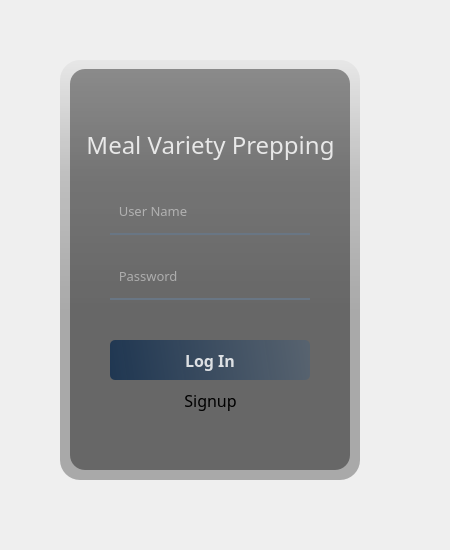
<?xml version="1.0" encoding="UTF-8"?>
<ui version="4.0">
 <class>Form</class>
 <widget class="QWidget" name="Form">
  <property name="geometry">
   <rect>
    <x>0</x>
    <y>0</y>
    <width>450</width>
    <height>550</height>
   </rect>
  </property>
  <property name="windowTitle">
   <string>Form</string>
  </property>
  <widget class="QWidget" name="widget" native="true">
   <property name="geometry">
    <rect>
     <x>30</x>
     <y>30</y>
     <width>370</width>
     <height>480</height>
    </rect>
   </property>
   <property name="styleSheet">
    <string notr="true">QPushButton#pushButton{	
	background-color: qlineargradient(spread:pad, x1:0, y1:0.505682, x2:1, y2:0.477, stop:0 rgba(20, 47, 78, 219), stop:1 rgba(85, 98, 112, 226));
	color:rgba(255, 255, 255, 210);
	border-radius:5px;
}
QPushButton#pushButton:hover{	
	background-color: qlineargradient(spread:pad, x1:0, y1:0.505682, x2:1, y2:0.477, stop:0 rgba(40, 67, 98, 219), stop:1 rgba(105, 118, 132, 226));
}
QPushButton#pushButton:pressed{	
	padding-left:5px;
	padding-top:5px;
	background-color:rgba(105, 118, 132, 200);
}

QPushButton#pushButton_2, #pushButton_3, #pushButton_4, #pushButton_5{	
	background-color: rgba(0, 0, 0, 0);
	color:rgba(85, 98, 112, 255);
}
QPushButton#pushButton_2:hover, #pushButton_3:hover, #pushButton_4:hover, #pushButton_5:hover{	
	color:rgba(155, 168, 182, 220);
}
QPushButton#pushButton_2:pressed, #pushButton_3:pressed, #pushButton_4:pressed, #pushButton_5:pressed{	
	padding-left:5px;
	padding-top:5px;
	color:rgba(115, 128, 142, 255);
}</string>
   </property>
   <widget class="QLabel" name="Back_layer">
    <property name="geometry">
     <rect>
      <x>30</x>
      <y>29</y>
      <width>301</width>
      <height>421</height>
     </rect>
    </property>
    <property name="styleSheet">
     <string notr="true">border-image: url(:/images/b2.jpg);
border-radius:20px;</string>
    </property>
    <property name="text">
     <string/>
    </property>
   </widget>
   <widget class="QLabel" name="Back_layer2">
    <property name="geometry">
     <rect>
      <x>30</x>
      <y>30</y>
      <width>300</width>
      <height>420</height>
     </rect>
    </property>
    <property name="styleSheet">
     <string notr="true">background-color: qlineargradient(spread:pad, x1:0, y1:0, x2:0, y2:0.715909, stop:0 rgba(0, 0, 0, 9), stop:0.375 rgba(0, 0, 0, 50), stop:0.835227 rgba(0, 0, 0, 75));
border-radius:20px;</string>
    </property>
    <property name="text">
     <string/>
    </property>
   </widget>
   <widget class="QLabel" name="Gradient_Layer">
    <property name="geometry">
     <rect>
      <x>40</x>
      <y>39</y>
      <width>280</width>
      <height>401</height>
     </rect>
    </property>
    <property name="styleSheet">
     <string notr="true">background-color:rgba(0, 0, 0, 100);
border-radius:15px;</string>
    </property>
    <property name="text">
     <string/>
    </property>
    <property name="alignment">
     <set>Qt::AlignCenter</set>
    </property>
   </widget>
   <widget class="QLabel" name="Header_Label">
    <property name="geometry">
     <rect>
      <x>35</x>
      <y>95</y>
      <width>291</width>
      <height>40</height>
     </rect>
    </property>
    <property name="font">
     <font>
      <family>Ofelia Display Medium</family>
      <pointsize>18</pointsize>
      <bold>false</bold>
     </font>
    </property>
    <property name="styleSheet">
     <string notr="true">color:rgba(255, 255, 255, 210);</string>
    </property>
    <property name="text">
     <string>Meal Variety Prepping</string>
    </property>
    <property name="alignment">
     <set>Qt::AlignCenter</set>
    </property>
   </widget>
   <widget class="QLineEdit" name="lineEdit_User">
    <property name="geometry">
     <rect>
      <x>80</x>
      <y>165</y>
      <width>200</width>
      <height>40</height>
     </rect>
    </property>
    <property name="font">
     <font>
      <family>Ofelia Display Medium</family>
      <pointsize>10</pointsize>
     </font>
    </property>
    <property name="styleSheet">
     <string notr="true">background-color:rgba(0, 0, 0, 0);
border:none;
border-bottom:2px solid rgba(105, 118, 132, 255);
color:rgba(255, 255, 255, 230);
padding-bottom:7px;</string>
    </property>
    <property name="placeholderText">
     <string>  User Name</string>
    </property>
   </widget>
   <widget class="QLineEdit" name="lineEdit_Password">
    <property name="geometry">
     <rect>
      <x>80</x>
      <y>230</y>
      <width>200</width>
      <height>40</height>
     </rect>
    </property>
    <property name="font">
     <font>
      <family>Ofelia Display Medium</family>
      <pointsize>10</pointsize>
     </font>
    </property>
    <property name="styleSheet">
     <string notr="true">background-color:rgba(0, 0, 0, 0);
border:none;
border-bottom:2px solid rgba(105, 118, 132, 255);
color:rgba(255, 255, 255, 230);
padding-bottom:7px;</string>
    </property>
    <property name="echoMode">
     <enum>QLineEdit::Password</enum>
    </property>
    <property name="placeholderText">
     <string>  Password</string>
    </property>
   </widget>
   <widget class="QPushButton" name="pushButton">
    <property name="geometry">
     <rect>
      <x>80</x>
      <y>310</y>
      <width>200</width>
      <height>40</height>
     </rect>
    </property>
    <property name="palette">
     <palette>
      <active>
       <colorrole role="WindowText">
        <brush brushstyle="SolidPattern">
         <color alpha="210">
          <red>255</red>
          <green>255</green>
          <blue>255</blue>
         </color>
        </brush>
       </colorrole>
       <colorrole role="Button">
        <brush brushstyle="SolidPattern">
         <color alpha="255">
          <red>255</red>
          <green>0</green>
          <blue>0</blue>
         </color>
        </brush>
       </colorrole>
       <colorrole role="Text">
        <brush brushstyle="SolidPattern">
         <color alpha="210">
          <red>255</red>
          <green>255</green>
          <blue>255</blue>
         </color>
        </brush>
       </colorrole>
       <colorrole role="ButtonText">
        <brush brushstyle="SolidPattern">
         <color alpha="210">
          <red>255</red>
          <green>255</green>
          <blue>255</blue>
         </color>
        </brush>
       </colorrole>
       <colorrole role="Base">
        <brush brushstyle="SolidPattern">
         <color alpha="255">
          <red>0</red>
          <green>0</green>
          <blue>0</blue>
         </color>
        </brush>
       </colorrole>
       <colorrole role="Window">
        <brush brushstyle="SolidPattern">
         <color alpha="255">
          <red>0</red>
          <green>0</green>
          <blue>127</blue>
         </color>
        </brush>
       </colorrole>
       <colorrole role="PlaceholderText">
        <brush brushstyle="SolidPattern">
         <color alpha="210">
          <red>255</red>
          <green>255</green>
          <blue>255</blue>
         </color>
        </brush>
       </colorrole>
      </active>
      <inactive>
       <colorrole role="WindowText">
        <brush brushstyle="SolidPattern">
         <color alpha="255">
          <red>208</red>
          <green>208</green>
          <blue>208</blue>
         </color>
        </brush>
       </colorrole>
       <colorrole role="Button">
        <brush brushstyle="SolidPattern">
         <color alpha="255">
          <red>64</red>
          <green>65</green>
          <blue>66</blue>
         </color>
        </brush>
       </colorrole>
       <colorrole role="Text">
        <brush brushstyle="SolidPattern">
         <color alpha="255">
          <red>208</red>
          <green>208</green>
          <blue>208</blue>
         </color>
        </brush>
       </colorrole>
       <colorrole role="ButtonText">
        <brush brushstyle="SolidPattern">
         <color alpha="255">
          <red>208</red>
          <green>208</green>
          <blue>208</blue>
         </color>
        </brush>
       </colorrole>
       <colorrole role="Base">
        <brush brushstyle="SolidPattern">
         <color alpha="255">
          <red>46</red>
          <green>47</green>
          <blue>48</blue>
         </color>
        </brush>
       </colorrole>
       <colorrole role="Window">
        <brush brushstyle="SolidPattern">
         <color alpha="255">
          <red>46</red>
          <green>47</green>
          <blue>48</blue>
         </color>
        </brush>
       </colorrole>
       <colorrole role="PlaceholderText">
        <brush brushstyle="SolidPattern">
         <color alpha="255">
          <red>127</red>
          <green>127</green>
          <blue>128</blue>
         </color>
        </brush>
       </colorrole>
      </inactive>
      <disabled>
       <colorrole role="WindowText">
        <brush brushstyle="SolidPattern">
         <color alpha="210">
          <red>255</red>
          <green>255</green>
          <blue>255</blue>
         </color>
        </brush>
       </colorrole>
       <colorrole role="Button">
        <brush brushstyle="SolidPattern">
         <color alpha="255">
          <red>255</red>
          <green>0</green>
          <blue>0</blue>
         </color>
        </brush>
       </colorrole>
       <colorrole role="Text">
        <brush brushstyle="SolidPattern">
         <color alpha="210">
          <red>255</red>
          <green>255</green>
          <blue>255</blue>
         </color>
        </brush>
       </colorrole>
       <colorrole role="ButtonText">
        <brush brushstyle="SolidPattern">
         <color alpha="210">
          <red>255</red>
          <green>255</green>
          <blue>255</blue>
         </color>
        </brush>
       </colorrole>
       <colorrole role="Base">
        <brush brushstyle="SolidPattern">
         <color alpha="255">
          <red>0</red>
          <green>0</green>
          <blue>127</blue>
         </color>
        </brush>
       </colorrole>
       <colorrole role="Window">
        <brush brushstyle="SolidPattern">
         <color alpha="255">
          <red>0</red>
          <green>0</green>
          <blue>127</blue>
         </color>
        </brush>
       </colorrole>
       <colorrole role="PlaceholderText">
        <brush brushstyle="SolidPattern">
         <color alpha="255">
          <red>127</red>
          <green>127</green>
          <blue>128</blue>
         </color>
        </brush>
       </colorrole>
      </disabled>
     </palette>
    </property>
    <property name="font">
     <font>
      <family>Ofelia Display</family>
      <pointsize>12</pointsize>
      <bold>true</bold>
     </font>
    </property>
    <property name="text">
     <string>Log In</string>
    </property>
    <property name="default">
     <bool>false</bool>
    </property>
   </widget>
   <widget class="QLabel" name="label">
    <property name="geometry">
     <rect>
      <x>30</x>
      <y>340</y>
      <width>301</width>
      <height>61</height>
     </rect>
    </property>
    <property name="font">
     <font>
      <family>Ofelia Display Medium</family>
      <pointsize>12</pointsize>
     </font>
    </property>
    <property name="mouseTracking">
     <bool>true</bool>
    </property>
    <property name="text">
     <string>Signup</string>
    </property>
    <property name="alignment">
     <set>Qt::AlignCenter</set>
    </property>
   </widget>
   <zorder>Back_layer</zorder>
   <zorder>Back_layer2</zorder>
   <zorder>Gradient_Layer</zorder>
   <zorder>pushButton</zorder>
   <zorder>lineEdit_Password</zorder>
   <zorder>lineEdit_User</zorder>
   <zorder>Header_Label</zorder>
   <zorder>label</zorder>
  </widget>
 </widget>
 <resources>
  <include location="res.qrc"/>
 </resources>
 <connections/>
</ui>
